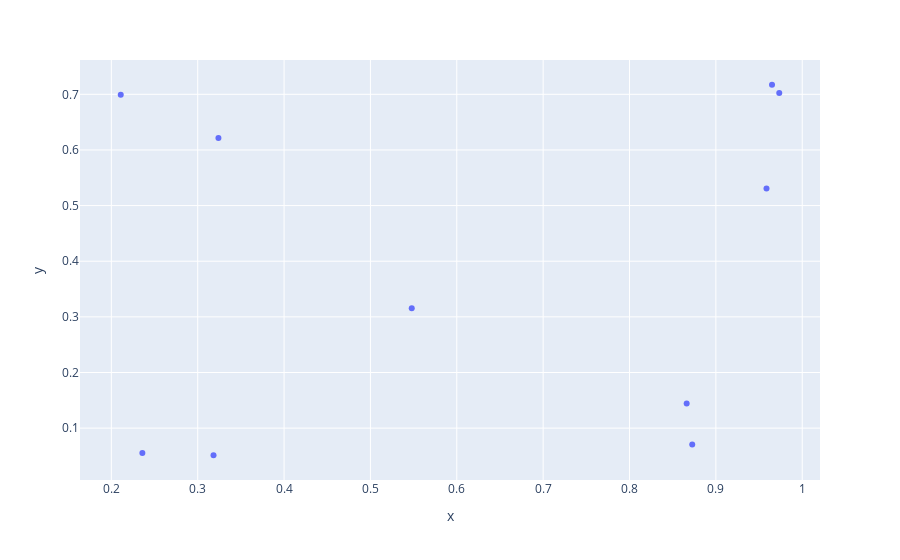

The notebook cell saved with this chart:
### Code cell
px.scatter(np.random.rand(10), np.random.rand(10), np.random.rand(10))

### Figure 1 — Plotly figure (JSON) as saved in the notebook; plotly's stock layout.template omitted (floating-point values rounded to 4 significant figures)
{"data": [{"hovertemplate": "x=%{x}<br>y=%{y}<extra></extra>", "legendgroup": "", "marker": {"color": "#636efa", "symbol": "circle"}, "mode": "markers", "name": "", "orientation": "v", "showlegend": false, "type": "scatter", "x": [0.5478, 0.9586, 0.965, 0.2359, 0.8726, 0.8662, 0.2109, 0.9734, 0.324, 0.3183], "xaxis": "x", "y": [0.3157, 0.5308, 0.7172, 0.05511, 0.07064, 0.1441, 0.6992, 0.7024, 0.6217, 0.05128], "yaxis": "y"}], "layout": {"autosize": true, "legend": {"tracegroupgap": 0}, "margin": {"t": 60}, "xaxis": {"anchor": "y", "autorange": true, "domain": [0, 1], "range": [0.162, 1.022], "title": {"text": "x"}, "type": "linear"}, "yaxis": {"anchor": "x", "autorange": true, "domain": [0, 1], "range": [0.004069, 0.7644], "title": {"text": "y"}, "type": "linear"}}}
